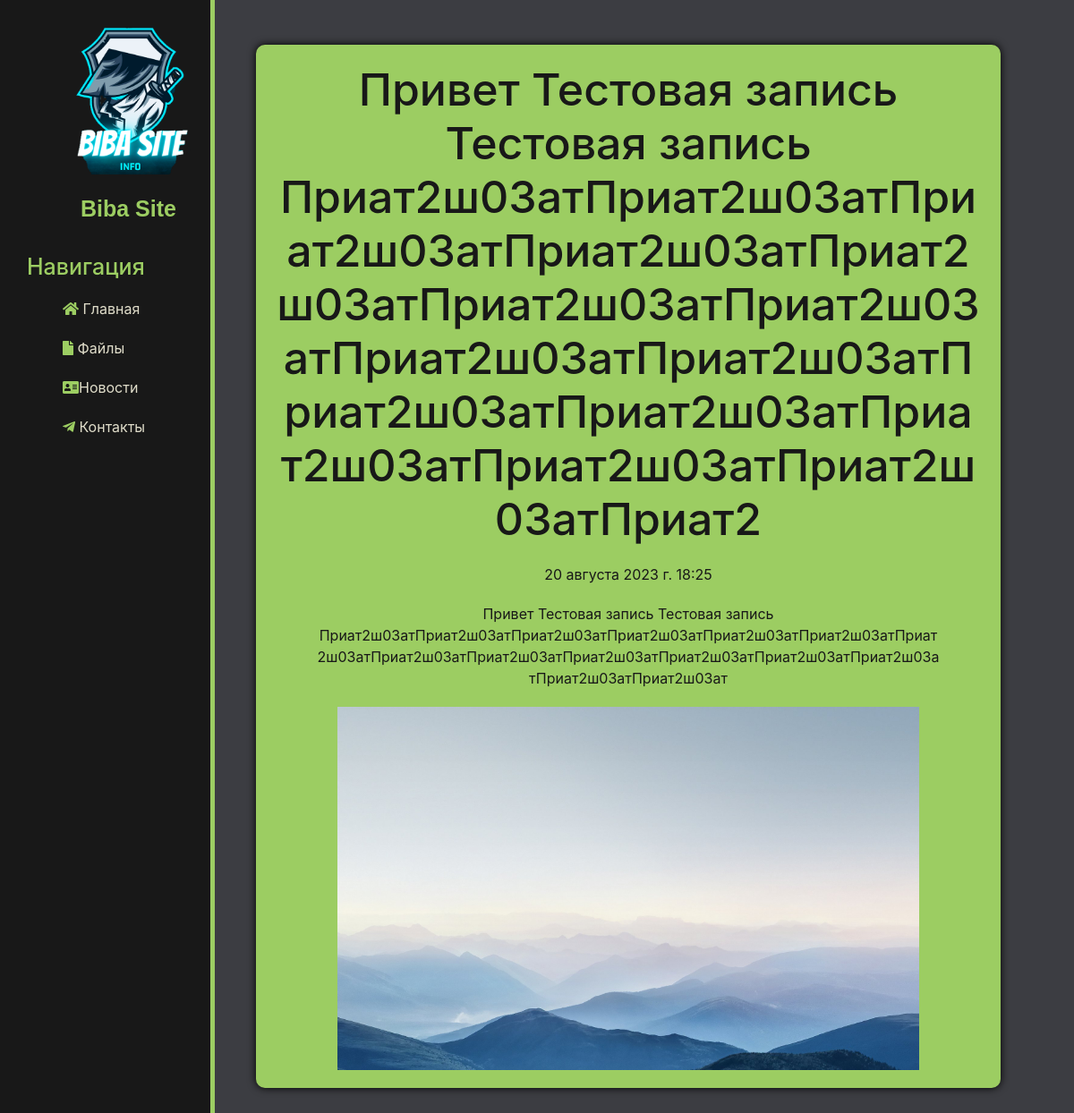
Screenshot of /news8 with the database file from the repository.
### news/models.py (models this page shows, shortened)
class Artiles(models.Model):
    title = models.CharField('Заголовок', max_length=200)
    anons = models.CharField('Анонс', max_length=250)
    full_text = models.TextField('Описание')
    date = models.DateTimeField('Дата публикации')
    image = models.ImageField('Изображение', upload_to='articles/images/', null=True, blank=True)

### news/views.py (the view)
# urls.py: path('<int:pk>', views.NewsDetailView.as_view(), name='NewsDetail')  # Детали новости по ее pk (id)
class NewsDetailView(DetailView):
    model = Artiles
    template_name = 'news/details_view.html'
    context_object_name = 'artiles'

### news/templates/news/details_view.html (shortened to what this page needs)
{% extends 'main/layout.html' %}
{% block content %}
    <div class="features">
       <div class="content-container">
        <h1> {{ artiles.title }} </h1>
        <p>{{ artiles.date }}</p>
        <p>{{ artiles.full_text }}</p>
        <img  class="article-image"  src="{{ artiles.image.url }}" alt="{{ artiles.title }}">
    </div>
    </div>
{% endblock %}

### mainapp/static/main/css/main.css (style rules this page uses)
body { background: #3C3D42; }
main .features { float:left; color: #E0DDCA; margin-top: 50px; text-align: center; width: 77%; }
main .features { float: left; color: #E0DDCA; margin-top: 50px; text-align: center; width: 77%; }
main .features h1 { font-size: 50px; text-align: center; }
main .features p { text-align: center; max-width: 700px; margin: 20px auto; }
.features { box-sizing: border-box; max-width: 90%; margin: 0 auto; }
.content-container { word-wrap: break-word; max-width: 90%; padding: 20px; box-shadow: 0 0 10px rgba(0, 0, 0, 10); background-color: #9CCD62; color: #181818; box-sizing: border-box; border-radius: 10px; margin: 0 auto; }
.article-image { width: 100%; height: auto; max-width: 650px; display: block; margin: 0 auto; }

### rows the page displays
Artiles: title "Привет Тестовая запись Тестовая запись Приат2ш03атПриат2ш03атПриат2ш03атПриат2ш03атПриат2ш03атПриат2ш03атПриат2ш03атПриат2ш03атПриат2ш03атПриат2ш03атПриат2ш03атПриат2ш03атПриат2ш03атПриат2ш03атПриат2", date "20 августа 2023 г. 18:25", full_text "Привет Тестовая запись Тестовая запись Приат2ш03атПриат2ш03атПриат2ш03атПриат2ш03атПриат2ш03атПриат2ш03атПриат2ш03атПриат2ш03атПриат2ш03атПриат2ш03атПриат2ш03атПриат2ш03атПриат2ш03атПриат2ш03атПриат2ш03ат", image (picture)
